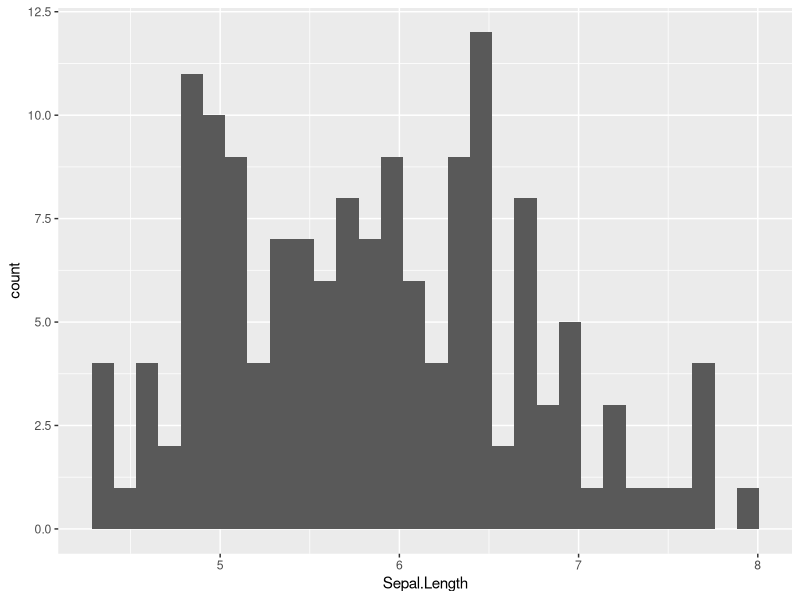
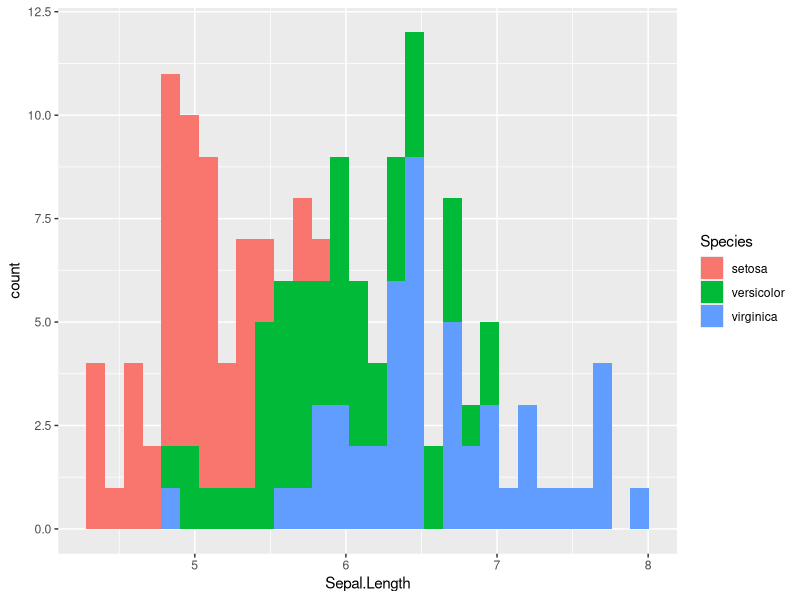
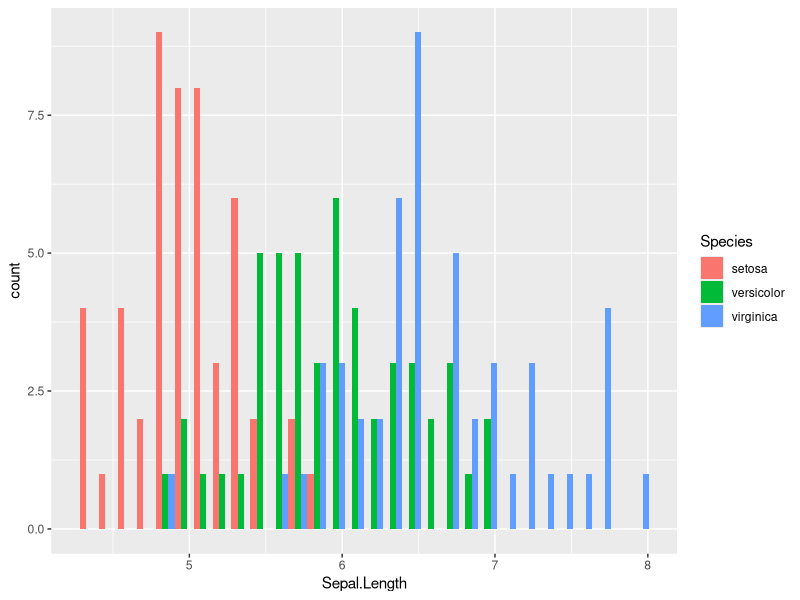
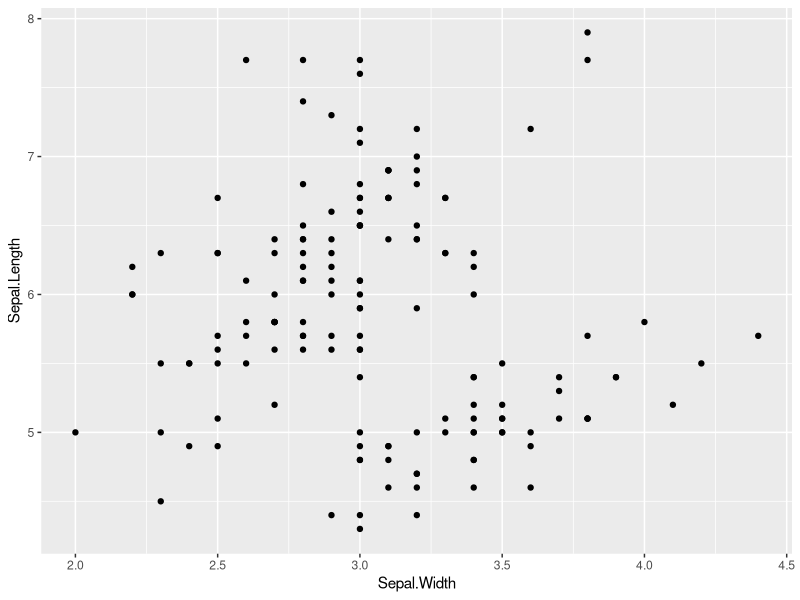
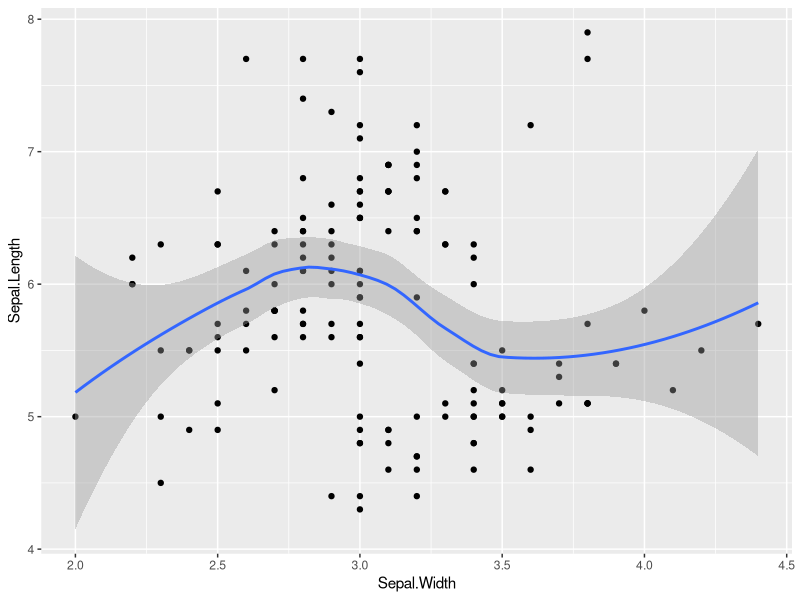
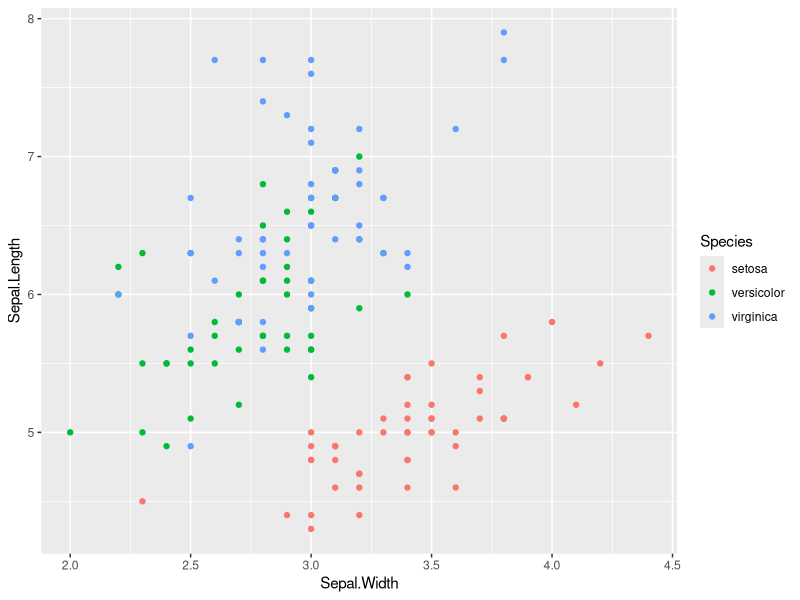
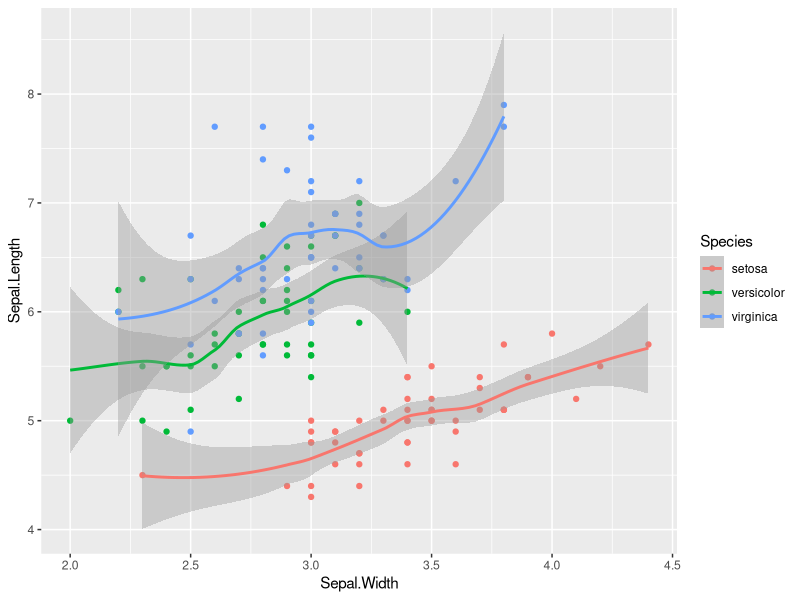

The R source for these figures, in order:
# Basics----

iris # Built-in data set used for example

iris <- iris # Assign iris data set to the variable "iris"

str(iris) # The iris data set is stored in a dataframe data structure

iris$Sepal.Length # Each column of a dataframe is a vector

str(iris$Sepal.Length) # Vectors hold values of a single data type

summary(iris) # Statistical summary of iris data set



# Data visualization----

install.packages("ggplot2") # Install ggplot2 package (only need to do this once)

library(ggplot2) # Add the package to your active library (only active for the current R session)

# A basic histogram
ggplot(data = iris, aes(x = Sepal.Length)) +
  geom_histogram()

# Color-code by species
ggplot(data = iris, aes(x = Sepal.Length, fill = Species)) +
  geom_histogram()

# Unstack bars by species
ggplot(data = iris, aes(x = Sepal.Length, fill = Species)) +
  geom_histogram(position = "dodge")

# A basic scatter plot
ggplot(data = iris, aes(x = Sepal.Width, y = Sepal.Length)) +
  geom_point()

# Add a regression line
ggplot(data = iris, aes(x = Sepal.Width, y = Sepal.Length)) +
  geom_point() +
  geom_smooth()

# Points color-coded by species
ggplot(data = iris, aes(x = Sepal.Width, y = Sepal.Length, color = Species)) +
  geom_point()

# Seperate curves for each species
ggplot(data = iris, aes(x = Sepal.Width, y = Sepal.Length, color = Species)) +
  geom_point() +
  geom_smooth()



# Data Transformation----

install.packages("dplyr") # The dplyr package is great for transforming data

library(dplyr)
